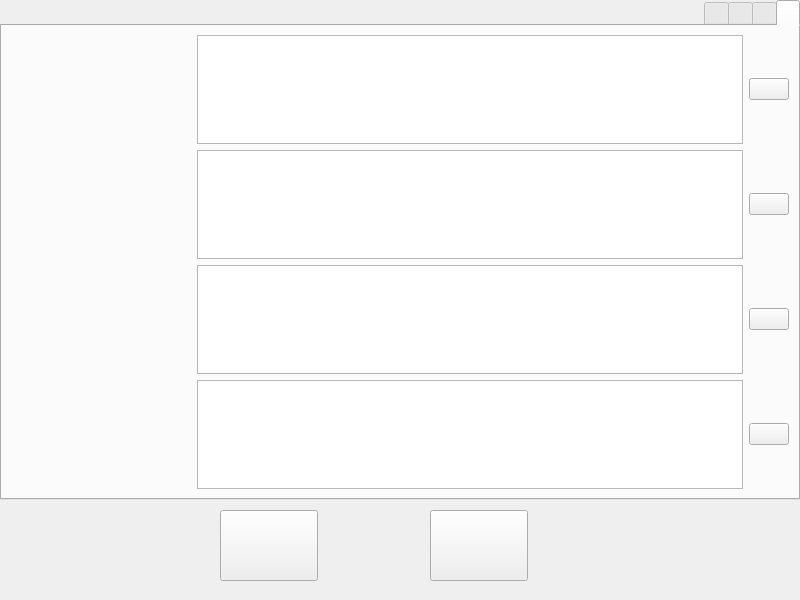
<?xml version="1.0" encoding="UTF-8"?>
<ui version="4.0">
 <class>notetemplate</class>
 <widget class="QWidget" name="notetemplate">
  <property name="geometry">
   <rect>
    <x>0</x>
    <y>0</y>
    <width>800</width>
    <height>600</height>
   </rect>
  </property>
  <property name="windowTitle">
   <string>Form</string>
  </property>
  <widget class="QTabWidget" name="tabWidget">
   <property name="geometry">
    <rect>
     <x>0</x>
     <y>0</y>
     <width>800</width>
     <height>500</height>
    </rect>
   </property>
   <property name="maximumSize">
    <size>
     <width>800</width>
     <height>16777215</height>
    </size>
   </property>
   <property name="layoutDirection">
    <enum>Qt::RightToLeft</enum>
   </property>
   <property name="currentIndex">
    <number>0</number>
   </property>
   <widget class="QWidget" name="tab">
    <attribute name="title">
     <string/>
    </attribute>
    <layout class="QVBoxLayout" name="verticalLayout">
     <item>
      <layout class="QHBoxLayout" name="horizontalLayout">
       <item>
        <widget class="QPushButton" name="pushButton">
         <property name="text">
          <string/>
         </property>
        </widget>
       </item>
       <item>
        <widget class="QTextEdit" name="textEdit"/>
       </item>
       <item>
        <widget class="QLabel" name="label">
         <property name="minimumSize">
          <size>
           <width>180</width>
           <height>0</height>
          </size>
         </property>
         <property name="text">
          <string/>
         </property>
        </widget>
       </item>
      </layout>
     </item>
     <item>
      <layout class="QHBoxLayout" name="horizontalLayout_2">
       <item>
        <widget class="QPushButton" name="pushButton_2">
         <property name="text">
          <string/>
         </property>
        </widget>
       </item>
       <item>
        <widget class="QTextEdit" name="textEdit_2"/>
       </item>
       <item>
        <widget class="QLabel" name="label_2">
         <property name="minimumSize">
          <size>
           <width>180</width>
           <height>0</height>
          </size>
         </property>
         <property name="text">
          <string/>
         </property>
        </widget>
       </item>
      </layout>
     </item>
     <item>
      <layout class="QHBoxLayout" name="horizontalLayout_3">
       <item>
        <widget class="QPushButton" name="pushButton_3">
         <property name="text">
          <string/>
         </property>
        </widget>
       </item>
       <item>
        <widget class="QTextEdit" name="textEdit_3"/>
       </item>
       <item>
        <widget class="QLabel" name="label_3">
         <property name="minimumSize">
          <size>
           <width>180</width>
           <height>0</height>
          </size>
         </property>
         <property name="text">
          <string/>
         </property>
        </widget>
       </item>
      </layout>
     </item>
     <item>
      <layout class="QHBoxLayout" name="horizontalLayout_4">
       <item>
        <widget class="QPushButton" name="pushButton_4">
         <property name="text">
          <string/>
         </property>
        </widget>
       </item>
       <item>
        <widget class="QTextEdit" name="textEdit_4"/>
       </item>
       <item>
        <widget class="QLabel" name="label_4">
         <property name="minimumSize">
          <size>
           <width>180</width>
           <height>0</height>
          </size>
         </property>
         <property name="text">
          <string/>
         </property>
        </widget>
       </item>
      </layout>
     </item>
     <item>
      <spacer name="verticalSpacer">
       <property name="orientation">
        <enum>Qt::Vertical</enum>
       </property>
       <property name="sizeHint" stdset="0">
        <size>
         <width>20</width>
         <height>41</height>
        </size>
       </property>
      </spacer>
     </item>
    </layout>
   </widget>
   <widget class="QWidget" name="tab_2">
    <property name="minimumSize">
     <size>
      <width>65</width>
      <height>0</height>
     </size>
    </property>
    <attribute name="title">
     <string/>
    </attribute>
    <layout class="QVBoxLayout" name="verticalLayout_2">
     <item>
      <layout class="QHBoxLayout" name="horizontalLayout_5">
       <item>
        <widget class="QPushButton" name="pushButton_5">
         <property name="text">
          <string/>
         </property>
        </widget>
       </item>
       <item>
        <widget class="QTextEdit" name="textEdit_5"/>
       </item>
       <item>
        <widget class="QLabel" name="label_5">
         <property name="minimumSize">
          <size>
           <width>180</width>
           <height>0</height>
          </size>
         </property>
         <property name="text">
          <string/>
         </property>
        </widget>
       </item>
      </layout>
     </item>
     <item>
      <layout class="QHBoxLayout" name="horizontalLayout_6">
       <item>
        <widget class="QPushButton" name="pushButton_6">
         <property name="text">
          <string/>
         </property>
        </widget>
       </item>
       <item>
        <widget class="QTextEdit" name="textEdit_6"/>
       </item>
       <item>
        <widget class="QLabel" name="label_6">
         <property name="minimumSize">
          <size>
           <width>180</width>
           <height>0</height>
          </size>
         </property>
         <property name="text">
          <string/>
         </property>
        </widget>
       </item>
      </layout>
     </item>
     <item>
      <layout class="QHBoxLayout" name="horizontalLayout_7">
       <item>
        <widget class="QPushButton" name="pushButton_7">
         <property name="text">
          <string/>
         </property>
        </widget>
       </item>
       <item>
        <widget class="QTextEdit" name="textEdit_7"/>
       </item>
       <item>
        <widget class="QLabel" name="label_7">
         <property name="minimumSize">
          <size>
           <width>180</width>
           <height>0</height>
          </size>
         </property>
         <property name="text">
          <string/>
         </property>
        </widget>
       </item>
      </layout>
     </item>
     <item>
      <layout class="QHBoxLayout" name="horizontalLayout_8">
       <item>
        <widget class="QPushButton" name="pushButton_8">
         <property name="text">
          <string/>
         </property>
        </widget>
       </item>
       <item>
        <widget class="QTextEdit" name="textEdit_8"/>
       </item>
       <item>
        <widget class="QLabel" name="label_8">
         <property name="minimumSize">
          <size>
           <width>180</width>
           <height>0</height>
          </size>
         </property>
         <property name="text">
          <string/>
         </property>
        </widget>
       </item>
      </layout>
     </item>
     <item>
      <spacer name="verticalSpacer_2">
       <property name="orientation">
        <enum>Qt::Vertical</enum>
       </property>
       <property name="sizeHint" stdset="0">
        <size>
         <width>20</width>
         <height>41</height>
        </size>
       </property>
      </spacer>
     </item>
    </layout>
   </widget>
   <widget class="QWidget" name="tab_3">
    <attribute name="title">
     <string/>
    </attribute>
    <layout class="QVBoxLayout" name="verticalLayout_3">
     <item>
      <layout class="QHBoxLayout" name="horizontalLayout_9">
       <item>
        <widget class="QPushButton" name="pushButton_9">
         <property name="text">
          <string/>
         </property>
        </widget>
       </item>
       <item>
        <widget class="QTextEdit" name="textEdit_9"/>
       </item>
       <item>
        <widget class="QLabel" name="label_9">
         <property name="minimumSize">
          <size>
           <width>180</width>
           <height>0</height>
          </size>
         </property>
         <property name="text">
          <string/>
         </property>
        </widget>
       </item>
      </layout>
     </item>
     <item>
      <layout class="QHBoxLayout" name="horizontalLayout_10">
       <item>
        <widget class="QPushButton" name="pushButton_10">
         <property name="text">
          <string/>
         </property>
        </widget>
       </item>
       <item>
        <widget class="QTextEdit" name="textEdit_10"/>
       </item>
       <item>
        <widget class="QLabel" name="label_10">
         <property name="minimumSize">
          <size>
           <width>180</width>
           <height>0</height>
          </size>
         </property>
         <property name="text">
          <string/>
         </property>
        </widget>
       </item>
      </layout>
     </item>
     <item>
      <layout class="QHBoxLayout" name="horizontalLayout_11">
       <item>
        <widget class="QPushButton" name="pushButton_11">
         <property name="text">
          <string/>
         </property>
        </widget>
       </item>
       <item>
        <widget class="QTextEdit" name="textEdit_11"/>
       </item>
       <item>
        <widget class="QLabel" name="label_11">
         <property name="minimumSize">
          <size>
           <width>180</width>
           <height>0</height>
          </size>
         </property>
         <property name="text">
          <string/>
         </property>
        </widget>
       </item>
      </layout>
     </item>
     <item>
      <spacer name="verticalSpacer_3">
       <property name="orientation">
        <enum>Qt::Vertical</enum>
       </property>
       <property name="sizeHint" stdset="0">
        <size>
         <width>20</width>
         <height>0</height>
        </size>
       </property>
      </spacer>
     </item>
    </layout>
   </widget>
   <widget class="QWidget" name="tab_4">
    <attribute name="title">
     <string/>
    </attribute>
    <layout class="QVBoxLayout" name="verticalLayout_4">
     <item>
      <layout class="QHBoxLayout" name="horizontalLayout_15">
       <item>
        <widget class="QPushButton" name="pushButton_12">
         <property name="text">
          <string/>
         </property>
        </widget>
       </item>
       <item>
        <widget class="QTextEdit" name="textEdit_12"/>
       </item>
       <item>
        <widget class="QLabel" name="label_12">
         <property name="minimumSize">
          <size>
           <width>180</width>
           <height>0</height>
          </size>
         </property>
         <property name="text">
          <string/>
         </property>
        </widget>
       </item>
      </layout>
     </item>
     <item>
      <layout class="QHBoxLayout" name="horizontalLayout_14">
       <item>
        <widget class="QPushButton" name="pushButton_13">
         <property name="text">
          <string/>
         </property>
        </widget>
       </item>
       <item>
        <widget class="QTextEdit" name="textEdit_13"/>
       </item>
       <item>
        <widget class="QLabel" name="label_13">
         <property name="minimumSize">
          <size>
           <width>180</width>
           <height>0</height>
          </size>
         </property>
         <property name="text">
          <string/>
         </property>
        </widget>
       </item>
      </layout>
     </item>
     <item>
      <layout class="QHBoxLayout" name="horizontalLayout_13">
       <item>
        <widget class="QPushButton" name="pushButton_14">
         <property name="text">
          <string/>
         </property>
        </widget>
       </item>
       <item>
        <widget class="QTextEdit" name="textEdit_14"/>
       </item>
       <item>
        <widget class="QLabel" name="label_14">
         <property name="minimumSize">
          <size>
           <width>180</width>
           <height>0</height>
          </size>
         </property>
         <property name="text">
          <string/>
         </property>
        </widget>
       </item>
      </layout>
     </item>
     <item>
      <layout class="QHBoxLayout" name="horizontalLayout_12">
       <item>
        <widget class="QPushButton" name="pushButton_15">
         <property name="text">
          <string/>
         </property>
        </widget>
       </item>
       <item>
        <widget class="QTextEdit" name="textEdit_15"/>
       </item>
       <item>
        <widget class="QLabel" name="label_15">
         <property name="minimumSize">
          <size>
           <width>180</width>
           <height>0</height>
          </size>
         </property>
         <property name="text">
          <string/>
         </property>
        </widget>
       </item>
      </layout>
     </item>
     <item>
      <spacer name="verticalSpacer_4">
       <property name="orientation">
        <enum>Qt::Vertical</enum>
       </property>
       <property name="sizeHint" stdset="0">
        <size>
         <width>20</width>
         <height>41</height>
        </size>
       </property>
      </spacer>
     </item>
    </layout>
   </widget>
  </widget>
  <widget class="QPushButton" name="okBtn">
   <property name="geometry">
    <rect>
     <x>220</x>
     <y>510</y>
     <width>98</width>
     <height>71</height>
    </rect>
   </property>
   <property name="text">
    <string/>
   </property>
  </widget>
  <widget class="QPushButton" name="quitBtn">
   <property name="geometry">
    <rect>
     <x>430</x>
     <y>510</y>
     <width>98</width>
     <height>71</height>
    </rect>
   </property>
   <property name="text">
    <string/>
   </property>
  </widget>
 </widget>
 <resources/>
 <connections/>
</ui>
